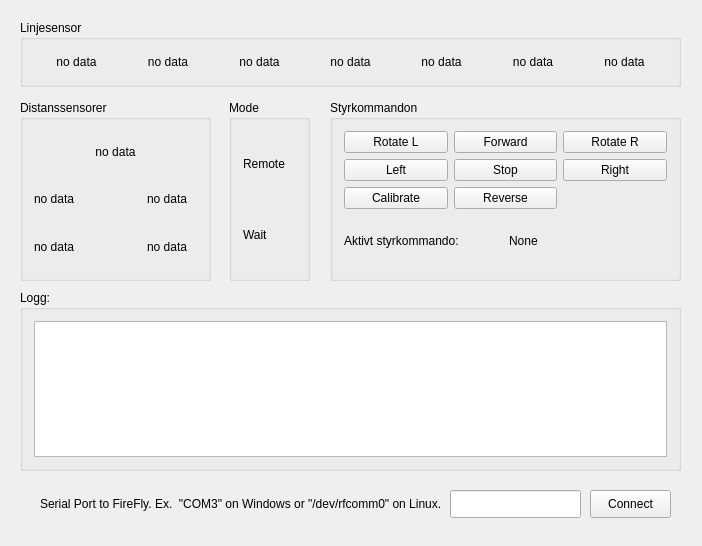
<?xml version="1.0" encoding="UTF-8"?>
<ui version="4.0">
 <class>MainWindow</class>
 <widget class="QMainWindow" name="MainWindow">
  <property name="geometry">
   <rect>
    <x>0</x>
    <y>0</y>
    <width>702</width>
    <height>546</height>
   </rect>
  </property>
  <property name="windowTitle">
   <string>Güntech PC Software</string>
  </property>
  <widget class="QWidget" name="centralWidget">
   <property name="layoutDirection">
    <enum>Qt::LeftToRight</enum>
   </property>
   <property name="autoFillBackground">
    <bool>true</bool>
   </property>
   <widget class="QGroupBox" name="IR">
    <property name="geometry">
     <rect>
      <x>20</x>
      <y>100</y>
      <width>191</width>
      <height>181</height>
     </rect>
    </property>
    <property name="autoFillBackground">
     <bool>true</bool>
    </property>
    <property name="title">
     <string>Distanssensorer</string>
    </property>
    <layout class="QGridLayout" name="gridLayout_2">
     <item row="1" column="0">
      <widget class="QLabel" name="irFrontLeft">
       <property name="text">
        <string>no data</string>
       </property>
      </widget>
     </item>
     <item row="1" column="2">
      <widget class="QLabel" name="irFrontRight">
       <property name="text">
        <string>no data</string>
       </property>
      </widget>
     </item>
     <item row="2" column="0">
      <widget class="QLabel" name="irBackLeft">
       <property name="text">
        <string>no data</string>
       </property>
      </widget>
     </item>
     <item row="2" column="2">
      <widget class="QLabel" name="irBackRight">
       <property name="text">
        <string>no data</string>
       </property>
      </widget>
     </item>
     <item row="0" column="0" colspan="3">
      <widget class="QLabel" name="irFront">
       <property name="layoutDirection">
        <enum>Qt::LeftToRight</enum>
       </property>
       <property name="text">
        <string>no data</string>
       </property>
       <property name="alignment">
        <set>Qt::AlignCenter</set>
       </property>
      </widget>
     </item>
    </layout>
   </widget>
   <widget class="QGroupBox" name="Commands">
    <property name="geometry">
     <rect>
      <x>330</x>
      <y>100</y>
      <width>351</width>
      <height>181</height>
     </rect>
    </property>
    <property name="sizePolicy">
     <sizepolicy hsizetype="Minimum" vsizetype="Minimum">
      <horstretch>0</horstretch>
      <verstretch>0</verstretch>
     </sizepolicy>
    </property>
    <property name="autoFillBackground">
     <bool>true</bool>
    </property>
    <property name="title">
     <string>Styrkommandon</string>
    </property>
    <property name="flat">
     <bool>false</bool>
    </property>
    <layout class="QVBoxLayout" name="verticalLayout_2">
     <item>
      <layout class="QGridLayout" name="CommandButtons">
       <property name="sizeConstraint">
        <enum>QLayout::SetMaximumSize</enum>
       </property>
       <item row="2" column="0">
        <widget class="QPushButton" name="btn_calibrate">
         <property name="text">
          <string>Calibrate</string>
         </property>
        </widget>
       </item>
       <item row="0" column="2">
        <widget class="QPushButton" name="btn_rotateRight">
         <property name="text">
          <string>Rotate R</string>
         </property>
        </widget>
       </item>
       <item row="0" column="1">
        <widget class="QPushButton" name="btn_forward">
         <property name="text">
          <string>Forward</string>
         </property>
        </widget>
       </item>
       <item row="1" column="0">
        <widget class="QPushButton" name="btn_turnLeft">
         <property name="text">
          <string>Left</string>
         </property>
        </widget>
       </item>
       <item row="1" column="2">
        <widget class="QPushButton" name="btn_turnRight">
         <property name="text">
          <string>Right</string>
         </property>
        </widget>
       </item>
       <item row="0" column="0">
        <widget class="QPushButton" name="btn_rotateLeft">
         <property name="text">
          <string>Rotate L</string>
         </property>
        </widget>
       </item>
       <item row="2" column="1">
        <widget class="QPushButton" name="btn_reverse">
         <property name="text">
          <string>Reverse</string>
         </property>
        </widget>
       </item>
       <item row="1" column="1">
        <widget class="QPushButton" name="btn_stop">
         <property name="text">
          <string>Stop</string>
         </property>
        </widget>
       </item>
      </layout>
     </item>
     <item>
      <layout class="QHBoxLayout" name="ActiveCommand">
       <property name="sizeConstraint">
        <enum>QLayout::SetMinimumSize</enum>
       </property>
       <item>
        <widget class="QLabel" name="label">
         <property name="sizePolicy">
          <sizepolicy hsizetype="Minimum" vsizetype="Minimum">
           <horstretch>0</horstretch>
           <verstretch>0</verstretch>
          </sizepolicy>
         </property>
         <property name="text">
          <string>Aktivt styrkommando:</string>
         </property>
        </widget>
       </item>
       <item>
        <widget class="QLabel" name="lbl_activeCmd">
         <property name="sizePolicy">
          <sizepolicy hsizetype="Minimum" vsizetype="Minimum">
           <horstretch>0</horstretch>
           <verstretch>0</verstretch>
          </sizepolicy>
         </property>
         <property name="text">
          <string>None</string>
         </property>
        </widget>
       </item>
      </layout>
     </item>
    </layout>
   </widget>
   <widget class="QGroupBox" name="Linesensor">
    <property name="geometry">
     <rect>
      <x>20</x>
      <y>20</y>
      <width>661</width>
      <height>67</height>
     </rect>
    </property>
    <property name="autoFillBackground">
     <bool>true</bool>
    </property>
    <property name="title">
     <string>Linjesensor</string>
    </property>
    <layout class="QHBoxLayout" name="horizontalLayout">
     <item>
      <widget class="QLabel" name="reflex0">
       <property name="text">
        <string>no data</string>
       </property>
       <property name="alignment">
        <set>Qt::AlignCenter</set>
       </property>
      </widget>
     </item>
     <item>
      <widget class="QLabel" name="reflex1">
       <property name="text">
        <string>no data</string>
       </property>
       <property name="alignment">
        <set>Qt::AlignCenter</set>
       </property>
      </widget>
     </item>
     <item>
      <widget class="QLabel" name="reflex2">
       <property name="text">
        <string>no data</string>
       </property>
       <property name="alignment">
        <set>Qt::AlignCenter</set>
       </property>
      </widget>
     </item>
     <item>
      <widget class="QLabel" name="reflex3">
       <property name="text">
        <string>no data</string>
       </property>
       <property name="alignment">
        <set>Qt::AlignCenter</set>
       </property>
      </widget>
     </item>
     <item>
      <widget class="QLabel" name="reflex4">
       <property name="text">
        <string>no data</string>
       </property>
       <property name="alignment">
        <set>Qt::AlignCenter</set>
       </property>
      </widget>
     </item>
     <item>
      <widget class="QLabel" name="reflex5">
       <property name="text">
        <string>no data</string>
       </property>
       <property name="alignment">
        <set>Qt::AlignCenter</set>
       </property>
      </widget>
     </item>
     <item>
      <widget class="QLabel" name="reflex6">
       <property name="text">
        <string>no data</string>
       </property>
       <property name="alignment">
        <set>Qt::AlignCenter</set>
       </property>
      </widget>
     </item>
    </layout>
   </widget>
   <widget class="QGroupBox" name="Log">
    <property name="geometry">
     <rect>
      <x>20</x>
      <y>290</y>
      <width>661</width>
      <height>181</height>
     </rect>
    </property>
    <property name="autoFillBackground">
     <bool>true</bool>
    </property>
    <property name="title">
     <string>Logg:</string>
    </property>
    <layout class="QGridLayout" name="gridLayout">
     <item row="0" column="0">
      <widget class="QTextBrowser" name="logTextBox">
       <property name="html">
        <string>&lt;!DOCTYPE HTML PUBLIC &quot;-//W3C//DTD HTML 4.0//EN&quot; &quot;http://www.w3.org/TR/REC-html40/strict.dtd&quot;&gt;
&lt;html&gt;&lt;head&gt;&lt;meta name=&quot;qrichtext&quot; content=&quot;1&quot; /&gt;&lt;style type=&quot;text/css&quot;&gt;
p, li { white-space: pre-wrap; }
&lt;/style&gt;&lt;/head&gt;&lt;body style=&quot; font-family:'Cantarell'; font-size:11pt; font-weight:400; font-style:normal;&quot;&gt;
&lt;p style=&quot;-qt-paragraph-type:empty; margin-top:0px; margin-bottom:0px; margin-left:0px; margin-right:0px; -qt-block-indent:0; text-indent:0px;&quot;&gt;&lt;br /&gt;&lt;/p&gt;&lt;/body&gt;&lt;/html&gt;</string>
       </property>
      </widget>
     </item>
    </layout>
   </widget>
   <widget class="QLineEdit" name="serialPortName">
    <property name="geometry">
     <rect>
      <x>450</x>
      <y>490</y>
      <width>131</width>
      <height>28</height>
     </rect>
    </property>
   </widget>
   <widget class="QPushButton" name="connect">
    <property name="geometry">
     <rect>
      <x>590</x>
      <y>490</y>
      <width>81</width>
      <height>28</height>
     </rect>
    </property>
    <property name="text">
     <string>Connect</string>
    </property>
    <property name="flat">
     <bool>false</bool>
    </property>
   </widget>
   <widget class="QLabel" name="conectInfo">
    <property name="geometry">
     <rect>
      <x>40</x>
      <y>490</y>
      <width>411</width>
      <height>28</height>
     </rect>
    </property>
    <property name="font">
     <font>
      <pointsize>9</pointsize>
     </font>
    </property>
    <property name="text">
     <string>Serial Port to FireFly. Ex.  &quot;COM3&quot; on Windows or &quot;/dev/rfcomm0&quot; on Linux.</string>
    </property>
   </widget>
   <widget class="QGroupBox" name="Mode">
    <property name="geometry">
     <rect>
      <x>229</x>
      <y>100</y>
      <width>81</width>
      <height>181</height>
     </rect>
    </property>
    <property name="title">
     <string>Mode</string>
    </property>
    <layout class="QVBoxLayout" name="verticalLayout">
     <item>
      <widget class="QLabel" name="lbl_auto">
       <property name="text">
        <string>Remote</string>
       </property>
      </widget>
     </item>
     <item>
      <widget class="QLabel" name="lbl_start">
       <property name="text">
        <string>Wait</string>
       </property>
      </widget>
     </item>
    </layout>
   </widget>
  </widget>
 </widget>
 <layoutdefault spacing="6" margin="11"/>
 <tabstops>
  <tabstop>serialPortName</tabstop>
  <tabstop>connect</tabstop>
  <tabstop>btn_forward</tabstop>
  <tabstop>btn_stop</tabstop>
  <tabstop>btn_turnRight</tabstop>
  <tabstop>btn_turnLeft</tabstop>
  <tabstop>btn_reverse</tabstop>
  <tabstop>btn_rotateLeft</tabstop>
  <tabstop>btn_rotateRight</tabstop>
  <tabstop>btn_calibrate</tabstop>
  <tabstop>logTextBox</tabstop>
 </tabstops>
 <resources/>
 <connections>
  <connection>
   <sender>serialPortName</sender>
   <signal>returnPressed()</signal>
   <receiver>connect</receiver>
   <slot>click()</slot>
   <hints>
    <hint type="sourcelabel">
     <x>515</x>
     <y>503</y>
    </hint>
    <hint type="destinationlabel">
     <x>630</x>
     <y>503</y>
    </hint>
   </hints>
  </connection>
 </connections>
</ui>
